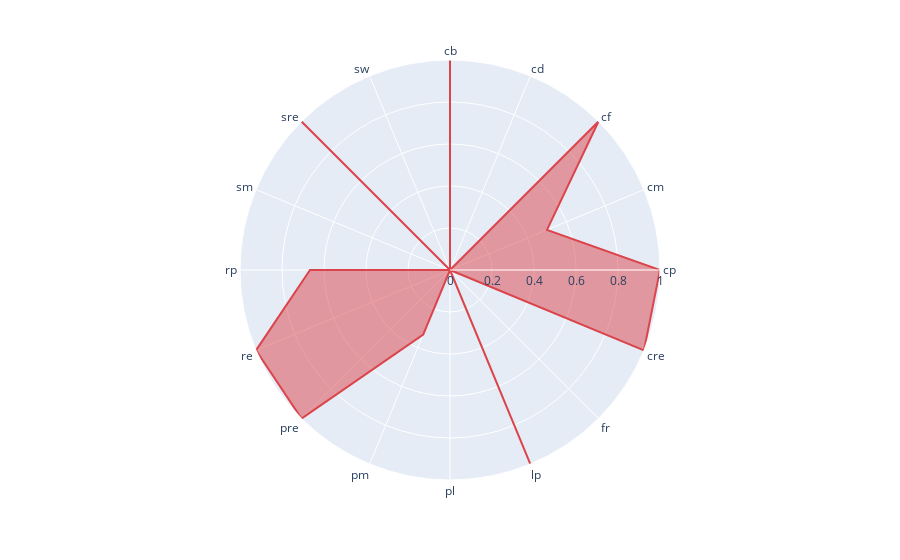
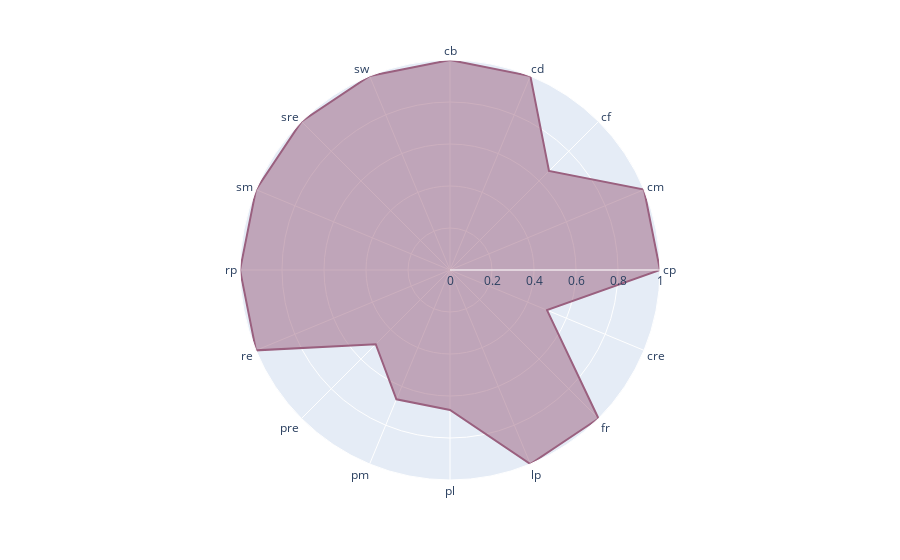
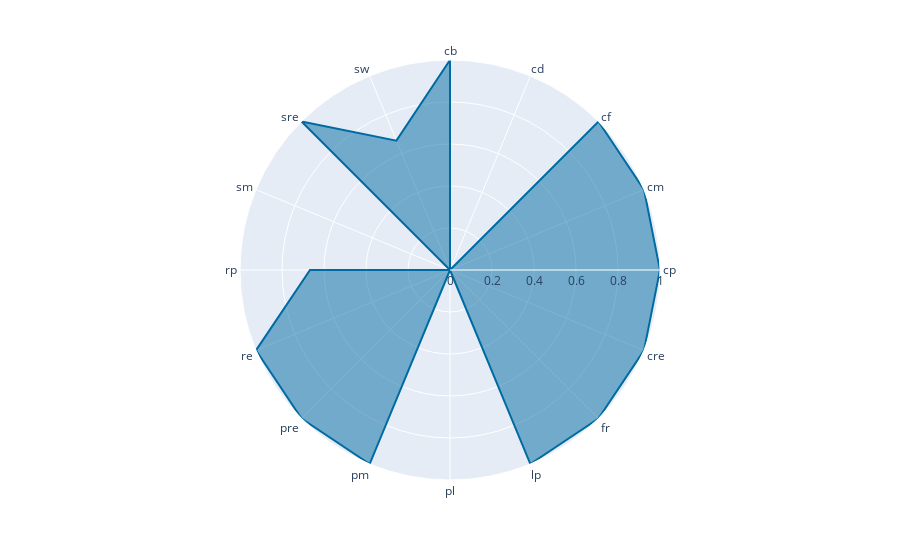
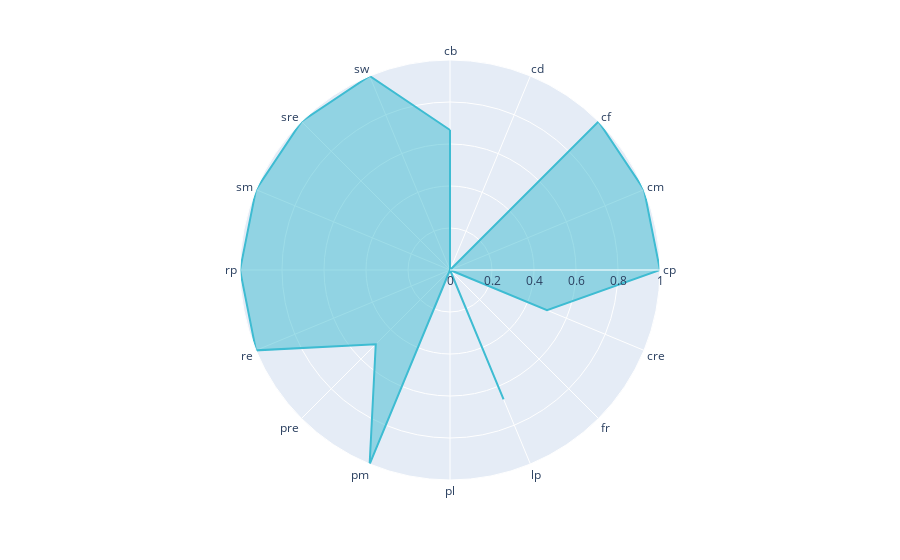

These figures' notebook cell, in order:
### Markdown cell above
#### Plot as Radar Chart (using plotly)

### Code cell
import plotly.express as px
import plotly.graph_objects as go
from plotly.subplots import make_subplots


plotly_default_colors = colors#px.colors.qualitative.Plotly

fill_colors = {
    name: plotly_default_colors[idx]
    for idx,name in enumerate(df_vers_plot["Algorithm"].unique())
}

# ALL RADAR CHARTS IN ONE PLOT, I DONT LIKE THE LAYOUT THOUGH :/
# fig = make_subplots(rows=2, cols=4, specs=[[{'type': 'polar'}]*4]*2, subplot_titles=df_vers_plot["Algorithm"].unique())#, start_cell="bottom-left")
# for idx, (alg, dataframe) in enumerate(df_vers_plot.groupby(by="Algorithm")):
#     sub_df = df_vers_plot[df_vers_plot["Algorithm"] == alg]
#     fig.add_trace(go.Scatterpolar(
#         name = alg,
#         r=sub_df['Versatility'].values,
#         theta=sub_df['Change Pattern'].values,
#         fillcolor=fill_colors[alg],
#         line={'color': fill_colors[alg]}
#     ), row=idx//4+1, col=idx%4+1 )
# fig.update_traces(fill='toself')

# ALL APPROACHES IN THE SAME RADAR CHART - NOT SO READABLE
# fig = go.Figure()
# for alg, dataframe in df_vers_plot.groupby(by="Algorithm"):
#     fig.add_trace(go.Scatterpolar(
#       r = dataframe["Versatility"],
#       theta = dataframe["Change Pattern"],
#       fill = 'toself',
#       name = alg
# ))

# 1 RADAR CHART PER APPROACH - SEPERATE PLOTS - This is my favorite; Can make a nice layout in latex

import warnings
# Futurewarnings will be risen by pandas within plotly, but this is plotly's fault, not ours
with warnings.catch_warnings():
    warnings.simplefilter(action='ignore', category=FutureWarning)
    for alg, dataframe in df_vers_plot.groupby(by="Algorithm"):
        fig = px.line_polar(
            df_vers_plot[df_vers_plot["Algorithm"] == alg],
            r='Versatility',
            theta='Change Pattern',
            line_close=True,
            color='Algorithm',
            color_discrete_map=fill_colors,
            title=None# alg, # Set this to alg if we want the title, I was planning on setting the title in latex
        )
        fig.update_layout(showlegend=False, title_x=0.5) # Disable legend (as we have only one algorithm per plot) and center title (if present)
        fig.update_traces(fill='toself')

        if not os.path.exists(f"{OUT_PATH}/Versatility{LAG_WINDOW}/Radar_Charts"):
            os.makedirs(f"{OUT_PATH}/Versatility{LAG_WINDOW}/Radar_Charts")
        fig.write_image(f"{OUT_PATH}/Versatility{LAG_WINDOW}/Radar_Charts/radar_chart_{alg.replace(' ','_')}.pdf", format="pdf")
        print(alg)
        fig.show()

### Figure 1 — Plotly figure (JSON) as saved in the notebook; plotly's stock layout.template omitted (floating-point values rounded to 4 significant figures)
{"data": [{"fill": "toself", "hovertemplate": "Algorithm=ADWIN J<br>Versatility=%{r}<br>Change Pattern=%{theta}<extra></extra>", "legendgroup": "ADWIN J", "line": {"color": "#DB444B", "dash": "solid"}, "marker": {"symbol": "circle"}, "mode": "lines", "name": "ADWIN J", "r": [1, 0, 1, 0.5, 1, 1, 0, 1, 0, 0.3333, 1, 1, 0.6667, 0, 1, 0, 1], "showlegend": true, "subplot": "polar", "theta": ["cb", "cd", "cf", "cm", "cp", "cre", "fr", "lp", "pl", "pm", "pre", "re", "rp", "sm", "sre", "sw", "cb"], "type": "scatterpolar"}], "layout": {"legend": {"title": {"text": "Algorithm"}, "tracegroupgap": 0}, "margin": {"t": 60}, "polar": {"angularaxis": {"direction": "clockwise", "rotation": 90}, "domain": {"x": [0, 1], "y": [0, 1]}}, "showlegend": false, "title": {"x": 0.5}}}

### Figure 2 — Plotly figure (JSON) as saved in the notebook; plotly's stock layout.template omitted (floating-point values rounded to 4 significant figures)
{"data": [{"fill": "toself", "hovertemplate": "Algorithm=EMD<br>Versatility=%{r}<br>Change Pattern=%{theta}<extra></extra>", "legendgroup": "EMD", "line": {"color": "#9A607F", "dash": "solid"}, "marker": {"symbol": "circle"}, "mode": "lines", "name": "EMD", "r": [1, 1, 0.6667, 1, 1, 0.5, 1, 1, 0.6667, 0.6667, 0.5, 1, 1, 1, 1, 1, 1], "showlegend": true, "subplot": "polar", "theta": ["cb", "cd", "cf", "cm", "cp", "cre", "fr", "lp", "pl", "pm", "pre", "re", "rp", "sm", "sre", "sw", "cb"], "type": "scatterpolar"}], "layout": {"legend": {"title": {"text": "Algorithm"}, "tracegroupgap": 0}, "margin": {"t": 60}, "polar": {"angularaxis": {"direction": "clockwise", "rotation": 90}, "domain": {"x": [0, 1], "y": [0, 1]}}, "showlegend": false, "title": {"x": 0.5}}}

### Figure 3 — Plotly figure (JSON) as saved in the notebook; plotly's stock layout.template omitted (floating-point values rounded to 4 significant figures)
{"data": [{"fill": "toself", "hovertemplate": "Algorithm=J-Measure<br>Versatility=%{r}<br>Change Pattern=%{theta}<extra></extra>", "legendgroup": "J-Measure", "line": {"color": "#006BA2", "dash": "solid"}, "marker": {"symbol": "circle"}, "mode": "lines", "name": "J-Measure", "r": [1, 0, 1, 1, 1, 1, 1, 1, 0, 1, 1, 1, 0.6667, 0, 1, 0.6667, 1], "showlegend": true, "subplot": "polar", "theta": ["cb", "cd", "cf", "cm", "cp", "cre", "fr", "lp", "pl", "pm", "pre", "re", "rp", "sm", "sre", "sw", "cb"], "type": "scatterpolar"}], "layout": {"legend": {"title": {"text": "Algorithm"}, "tracegroupgap": 0}, "margin": {"t": 60}, "polar": {"angularaxis": {"direction": "clockwise", "rotation": 90}, "domain": {"x": [0, 1], "y": [0, 1]}}, "showlegend": false, "title": {"x": 0.5}}}

### Figure 4 — Plotly figure (JSON) as saved in the notebook; plotly's stock layout.template omitted (floating-point values rounded to 4 significant figures)
{"data": [{"fill": "toself", "hovertemplate": "Algorithm=LCDD<br>Versatility=%{r}<br>Change Pattern=%{theta}<extra></extra>", "legendgroup": "LCDD", "line": {"color": "#3EBCD2", "dash": "solid"}, "marker": {"symbol": "circle"}, "mode": "lines", "name": "LCDD", "r": [0.6667, 0, 1, 1, 1, 0.5, 0, 0.6667, 0, 1, 0.5, 1, 1, 1, 1, 1, 0.6667], "showlegend": true, "subplot": "polar", "theta": ["cb", "cd", "cf", "cm", "cp", "cre", "fr", "lp", "pl", "pm", "pre", "re", "rp", "sm", "sre", "sw", "cb"], "type": "scatterpolar"}], "layout": {"legend": {"title": {"text": "Algorithm"}, "tracegroupgap": 0}, "margin": {"t": 60}, "polar": {"angularaxis": {"direction": "clockwise", "rotation": 90}, "domain": {"x": [0, 1], "y": [0, 1]}}, "showlegend": false, "title": {"x": 0.5}}}
